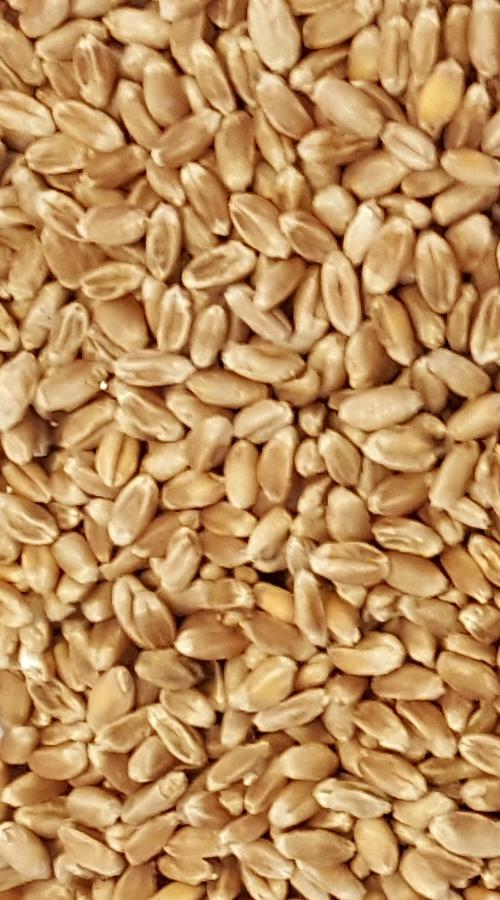
#> input picture img/graan.jpeg, 500 x 900 px, found by its file name
$ python makeimage.py
#> lines starting #> are read from the running program, lines starting #| are printed output that depends on the picture
from PIL import Image
import numpy
image1 = Image.open("img/graan.jpeg")
#> image1 is the input picture: PIL image 500x900 RGB; mean R, G, B 188.3, 143.5, 92.9
image2 = Image.open("img/red.jpeg")
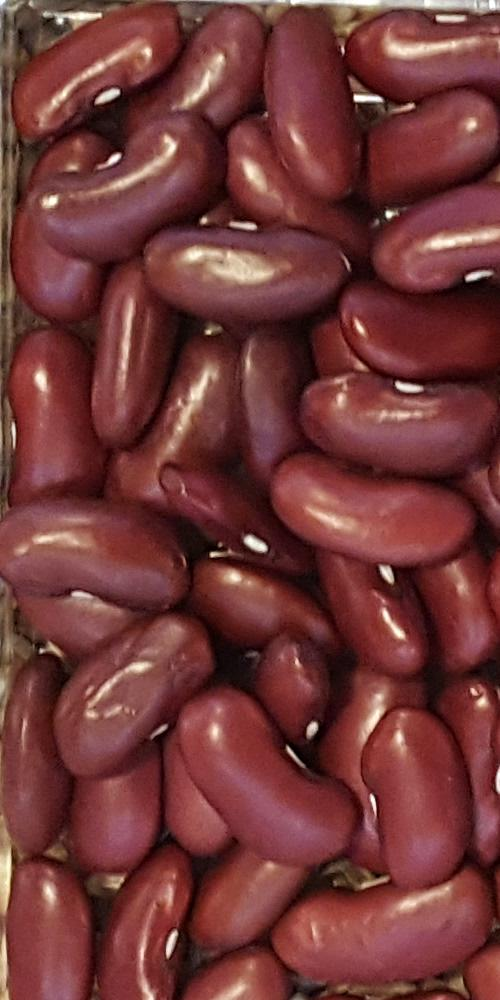
#> input picture img/red.jpeg, 500 x 1000 px, found by its file name
#> image2 is the input picture: PIL image 500x1000 RGB; mean R, G, B 114.5, 56.4, 55.6
image3 = Image.open("img/stone.jpeg")
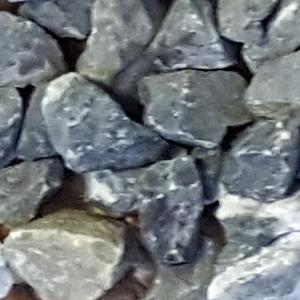
#> input picture img/stone.jpeg, 300 x 300 px, found by its file name
#> image3 is the input picture: PIL image 300x300 RGB; mean R, G, B 115.6, 121.3, 124.3

(width1, height1) = image1.size
#> width1 = 500; height1 = 900
(width2, height2) = image2.size
#> width2 = 500; height2 = 1000
(width3, height3) = image3.size
#> width3 = 300; height3 = 300

resw = width1 + width2 + width3
#> resw = 1300
#resh = numpy.max(height1,height2)

result = Image.new('RGB', (resw, height3))
#> result: PIL image 1300x300 RGB; every value is 0
result.paste(im=image1, box=(0,0))
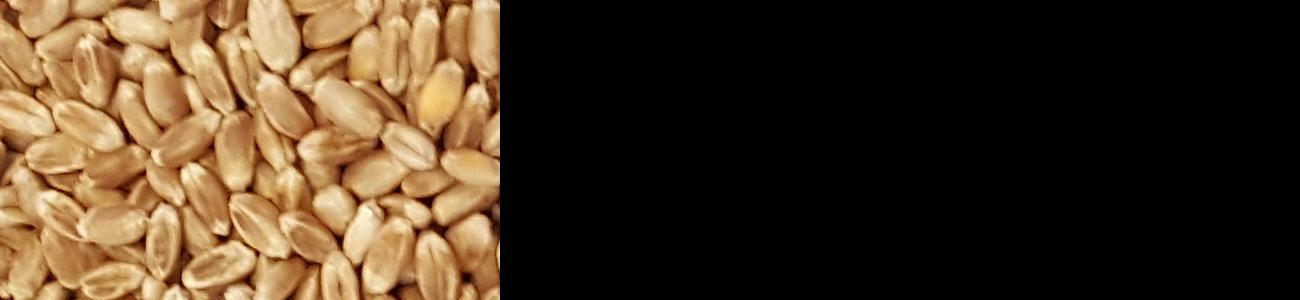
#> result: PIL image 1300x300 RGB; mean R, G, B 72.6, 55.3, 36
result.paste(im=image2, box=(width1, 0))
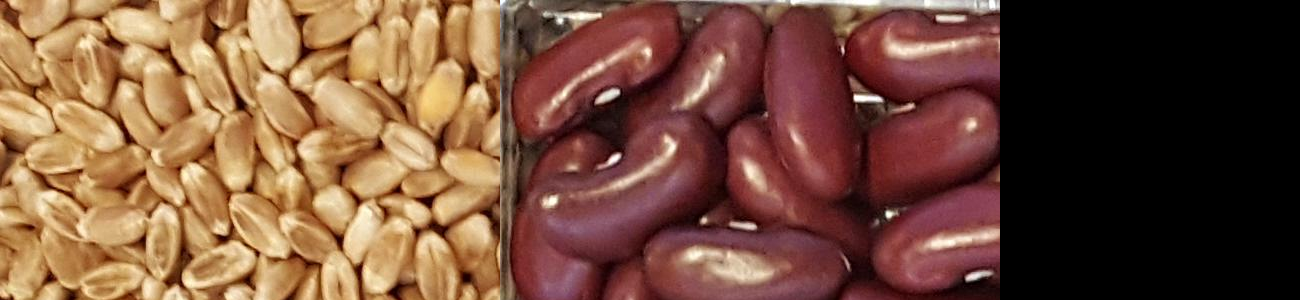
#> result: PIL image 1300x300 RGB; mean R, G, B 117.7, 79.7, 59.9
result.paste(im=image3, box=(width1+width2, 0))
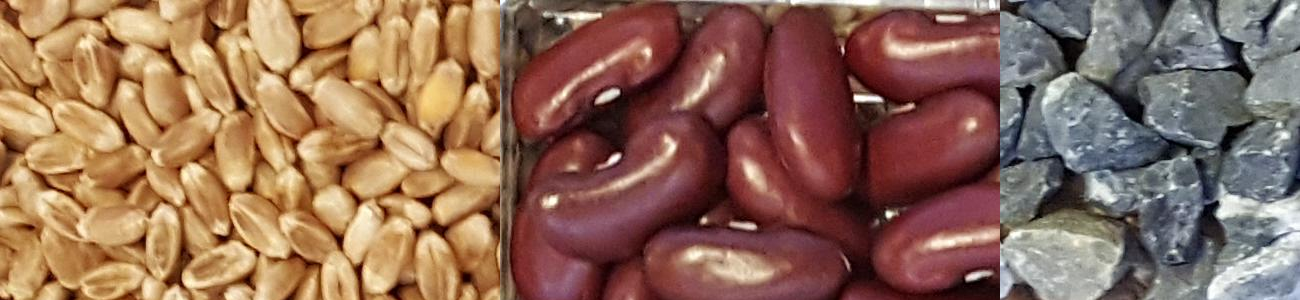
#> result: PIL image 1300x300 RGB; mean R, G, B 144.4, 107.7, 88.6
result.show()
result.save('img/pic1.jpeg')
